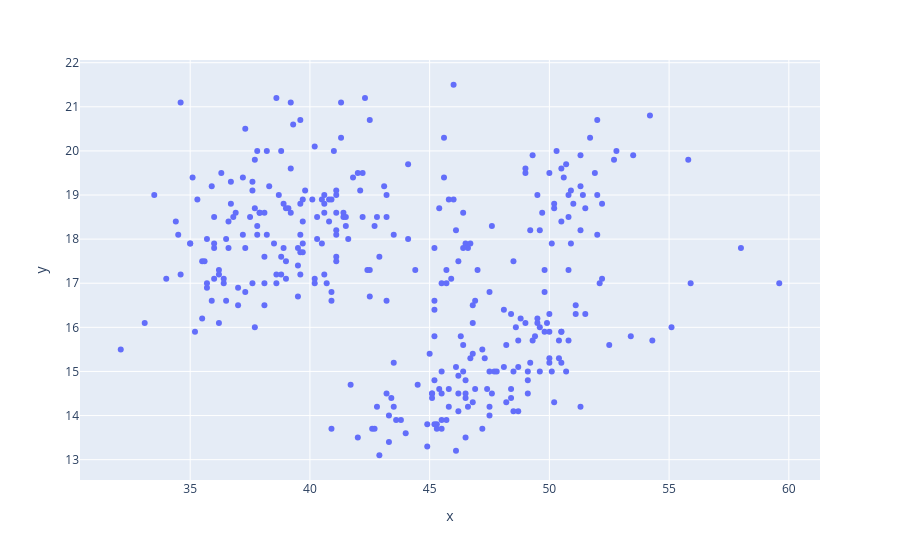

The notebook cell saved with this chart:
### Markdown cell above
If your dataset is in the form of Numpy arrays, we can also plot the same visualization,

### Code cell
bill_length = np.array(df["bill_length_mm"])
bill_depth = np.array(df["bill_depth_mm"])
fig = px.scatter(x = bill_length, y = bill_depth)
fig.show()

### Figure 1 — Plotly figure (JSON) as saved in the notebook; plotly's stock layout.template omitted (floating-point values rounded to 4 significant figures; data arrays with more than 128 entries replaced by an {"elided": "..."} marker saying what was removed)
{"data": [{"hovertemplate": "x=%{x}<br>y=%{y}<extra></extra>", "legendgroup": "", "marker": {"color": "#636efa", "symbol": "circle"}, "mode": "markers", "name": "", "orientation": "v", "showlegend": false, "type": "scatter", "x": {"elided": "333 float values"}, "xaxis": "x", "y": {"elided": "333 float values"}, "yaxis": "y"}], "layout": {"legend": {"tracegroupgap": 0}, "margin": {"t": 60}, "xaxis": {"anchor": "y", "domain": [0, 1], "title": {"text": "x"}}, "yaxis": {"anchor": "x", "domain": [0, 1], "title": {"text": "y"}}}}
